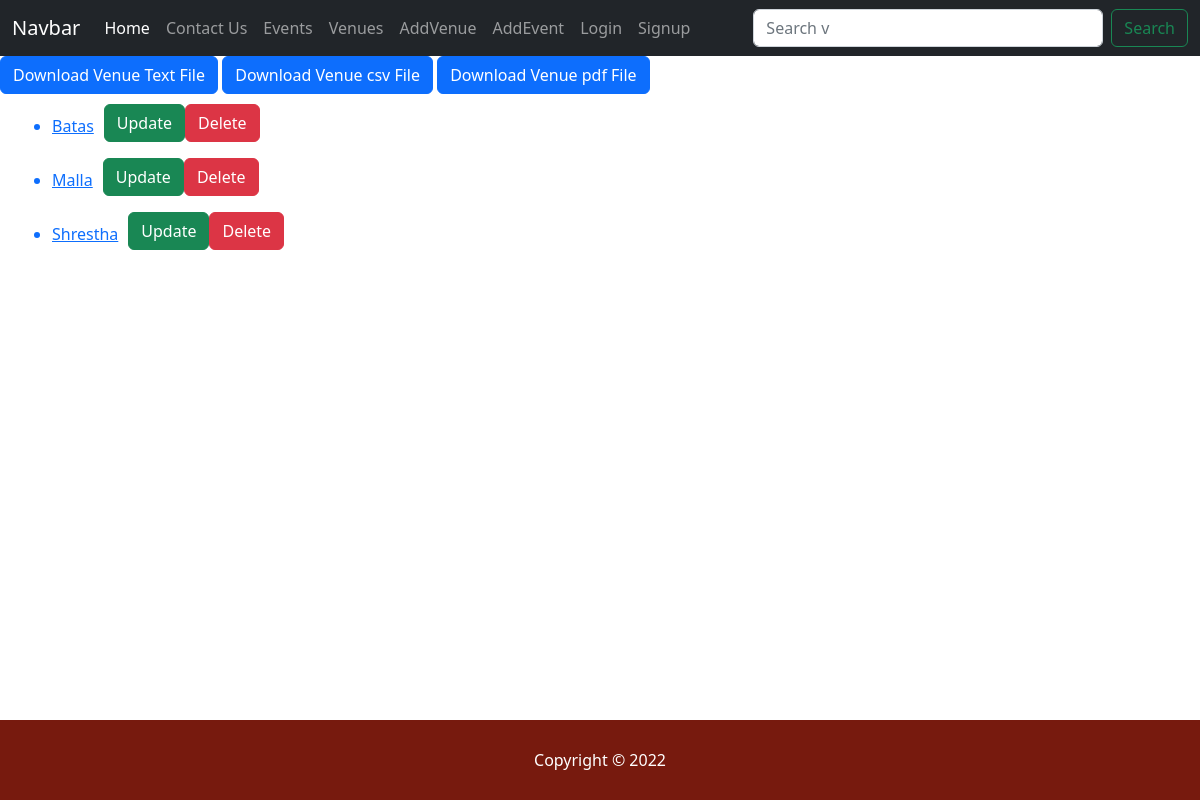
/venues, run on the app's committed database.
### home/models.py (models this page shows)
class Venue(models.Model):
    name=models.CharField("Venue Name",max_length=100,null=True,blank=True)
    address=models.CharField(max_length=100,null=True,blank=True)
    zip_code=models.CharField('Zip code',max_length=100,null=True,blank=True)
    phone=models.CharField('Phone',max_length=100,null=True,blank=True)
    web=models.URLField('Website Address')
    email_address=models.EmailField('Email Address')
    def __str__(self):
        return self.name

### home/views.py (the view)
# urls.py: path('venues',views.venues,name="venues"),
def venues(request):
    venues=Venue.objects.all().order_by('name')
    context={
        "venues":venues
    }
    return render(request,'all_venues.html',context)

### templates/all_venues.html
{% extends 'template.html'%}
{%block content%}
   {%for venue in venues%}
   <ul style="display:flex; margin:10px;">
        <a style=" margin:10px;"  href="{% url 'show_venues' venue.id%}"><li>{{venue}}</li></a>
        <a href="{% url 'update_venue' venue.id%}"> <button type="submit" class="btn btn-success">Update</button></a>
        <a href="{% url 'delete_venue' venue.id%}"><button type="submit" class="btn btn-danger">Delete</button></a>
   </ul>
   {%endfor%}
  {%endblock content%}

### data on the page
Venue: name "Batas"
Venue: name "Malla"
Venue: name "Shrestha"
